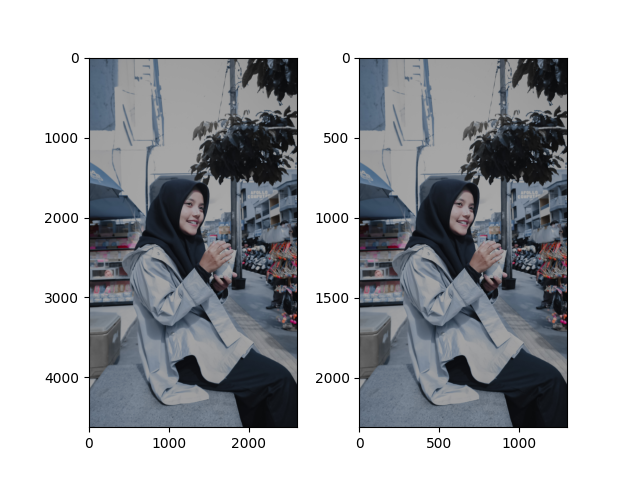

Reproduce this figure in Python.
import numpy as np
import imageio as img
import matplotlib.pyplot as plt

def zoomPlus(image, factor):
  height, width = image.shape[:2]
  new_height = int(height / factor)
  new_width = int(width / factor)
  imgZoom = np.zeros((new_height, new_width, 3), dtype=image.dtype)
  for y in range(new_height):
    for x in range(new_width):
      ori_y = int(y * factor)
      ori_x = int(x * factor)

      ori_y = min(ori_y, height - 1)
      ori_x = min(ori_x, width - 1)

      imgZoom[y, x] = image[ori_y, ori_x]
  return imgZoom

image = img.imread("E:\\Nanad\\Backup Redmi\\AdobeLightroom\\IMG_20230221_151241.jpg")
skala = 2.0

imgZoom = zoomPlus(image, skala)
img.imwrite("E:\\Nanad\\Backup Redmi\\AdobeLightroom\\HasilZoomMinus.jpg", imgZoom)
plt.subplot(1, 2, 1)
plt.imshow(image)
plt.subplot(1, 2, 2)
plt.imshow(imgZoom)
plt.show()
